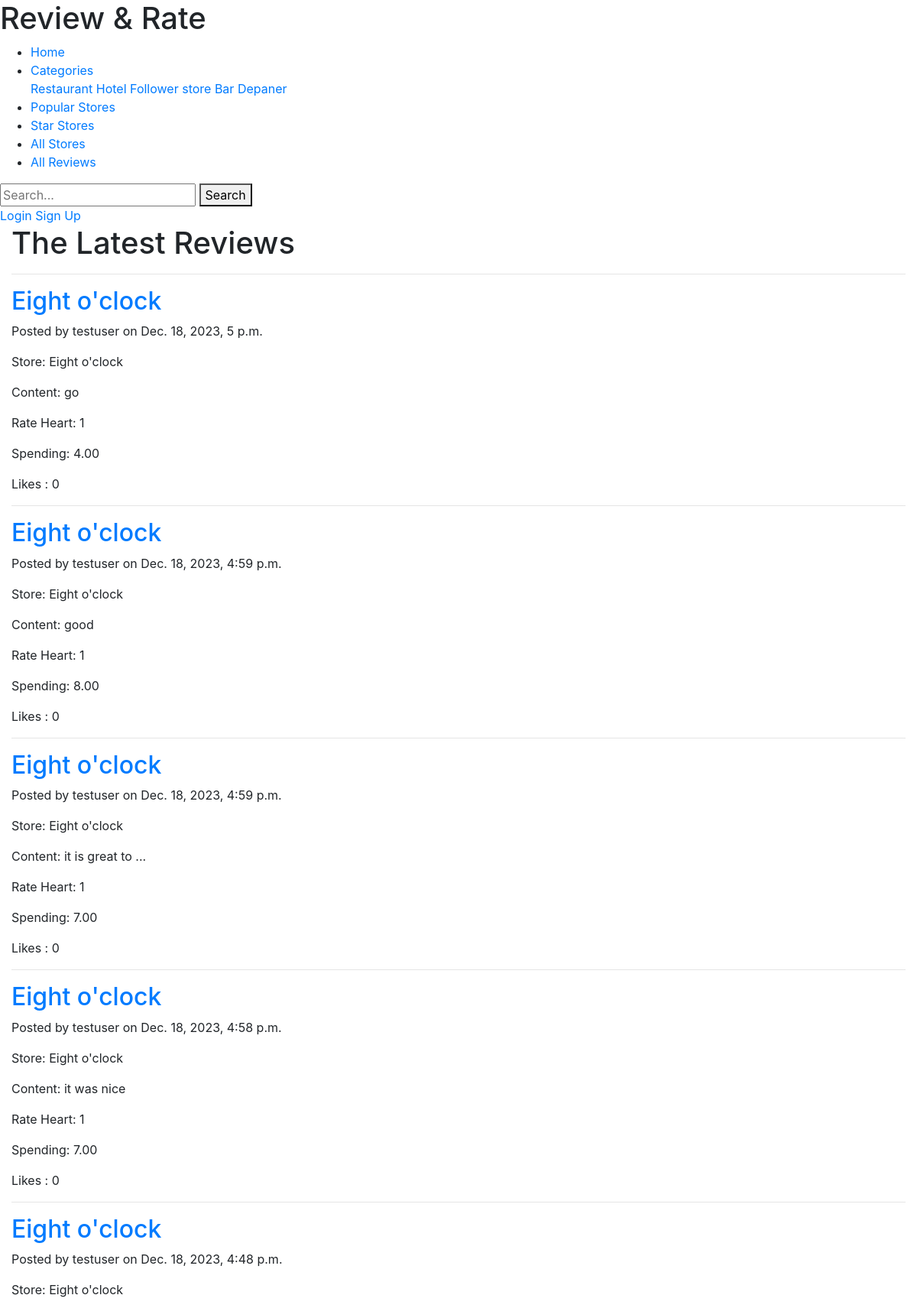
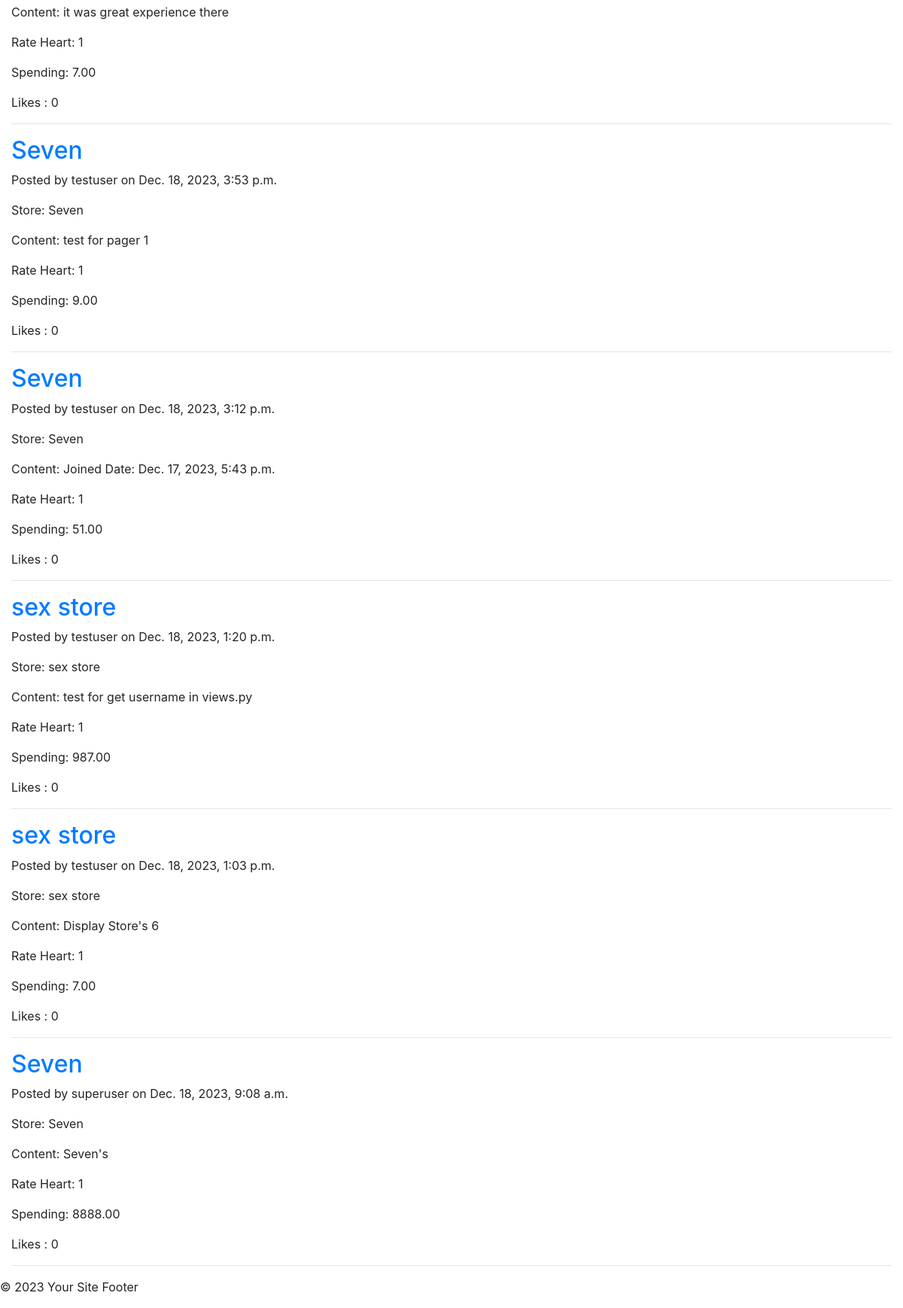
Page /rate/ on the committed database (2 pictures, top to bottom).
### rate/models.py (models this page shows, shortened)
class Review(models.Model):
    user = models.ForeignKey(User, on_delete=models.CASCADE)
    store = models.ForeignKey(Store, on_delete=models.CASCADE)
    content = models.TextField(max_length=500)
    spending = models.DecimalField(max_digits=10, decimal_places=2)
    timestamp = models.DateTimeField(auto_now_add=True)
    image_url = models.URLField(max_length=200, null=True, blank=True)
    link_url = models.URLField(max_length=200, null=True, blank=True)
    likes = models.PositiveIntegerField(default=0)
    star_rating = models.IntegerField(choices=[(1, '1 star'), (2, '2 stars'), (3, '3 stars'), (4, '4 stars'), (5, '5 stars')], default=1)

class Store(models.Model):
    name = models.CharField(max_length=200)
    Joined_date = models.DateTimeField("date Joined")
    address = models.CharField(max_length=400)
    introduction = models.CharField(max_length=400)
    opening_time = models.TimeField()
    closing_time = models.TimeField()
    category = models.CharField(max_length=35)
    image_url = models.URLField(max_length=200, null=True, blank=True)
    link_url = models.URLField(max_length=200, null=True, blank=True)
    star_rating = models.IntegerField(choices=[(1, '1 star'), (2, '2 stars'), (3, '3 stars'), (4, '4 stars'), (5, '5 stars')], default=1)
    def __str__(self):
        return self.name

class User(AbstractUser):
    pass

### rate/views.py (the view)
# urls.py: path("", views.index, name="index"),
def index(request):
    reviews = Review.objects.all().order_by("-timestamp")
    paginator = Paginator(reviews, 10)  # Show 10 posts per page
    page = request.GET.get('page')
    try:
        paginated_reviews = paginator.page(page)
    except PageNotAnInteger:
        paginated_reviews = paginator.page(1)
    except EmptyPage:
        paginated_reviews = paginator.page(paginator.num_pages)
    return render(request, 'rate/index.html', {'reviews': paginated_reviews})

### rate/templates/rate/index.html (shortened to what this page needs)
{% extends "rate/layout.html" %}
{% load static %}
{% block body %}
  {% block content %}
      <div class="container-fluid">
        <h1>The Latest Reviews</h1>
        <hr>
        {% for review in reviews %}
          <div class="review">
            <h2><a href="{% url 'all_reviews' %}">{{ review.store }}</a></h2>
            <p>Posted by {{ review.user }} on {{ review.timestamp }}</p>
            <p>Store: {{ review.store }}</p>
            <p>Content: {{ review.content }}</p>
            <p>Rate Heart: {{ review.star_rating }}</p>
            <p>Spending: {{ review.spending }}</p>
            <p>Likes : {{ review.likes }}</p>
            <hr>
          </div>
        {% endfor %}
      </div>
  {% endblock %}
{% endblock %}

### rows in the picture
Review: store "Eight o'clock", user "testuser", timestamp "Dec. 18, 2023, 5 p.m.", content "go", star_rating "1", spending "4.00", likes "0"
Review: store "Eight o'clock", user "testuser", timestamp "Dec. 18, 2023, 4:59 p.m.", content "good", star_rating "1", spending "8.00", likes "0"
Review: store "Eight o'clock", user "testuser", timestamp "Dec. 18, 2023, 4:59 p.m.", content "it is great to ...", star_rating "1", spending "7.00", likes "0"
Review: store "Eight o'clock", user "testuser", timestamp "Dec. 18, 2023, 4:58 p.m.", content "it was nice", star_rating "1", spending "7.00", likes "0"
Review: store "Eight o'clock", user "testuser", timestamp "Dec. 18, 2023, 4:48 p.m.", content "it was great experience there", star_rating "1", spending "7.00", likes "0"
Review: store "Seven", user "testuser", timestamp "Dec. 18, 2023, 3:53 p.m.", content "test for pager 1", star_rating "1", spending "9.00", likes "0"
Review: store "Seven", user "testuser", timestamp "Dec. 18, 2023, 3:12 p.m.", content "Joined Date: Dec. 17, 2023, 5:43 p.m.", star_rating "1", spending "51.00", likes "0"
Review: store "sex store", user "testuser", timestamp "Dec. 18, 2023, 1:20 p.m.", content "test for get username in views.py", star_rating "1", spending "987.00", likes "0"
Review: store "sex store", user "testuser", timestamp "Dec. 18, 2023, 1:03 p.m.", content "Display Store's 6", star_rating "1", spending "7.00", likes "0"
Review: store "Seven", user "superuser", timestamp "Dec. 18, 2023, 9:08 a.m.", content "Seven's", star_rating "1", spending "8888.00", likes "0"
